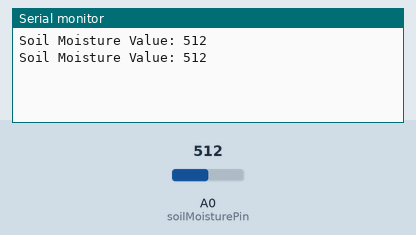
Bench run of a sketch on a simulated Arduino Uno, built with avr-gcc and run on an emulated ATmega328P. Shown: the last lines printed to the serial monitor. The test bench sets the inputs (shaded band); at power-on: A0 (soilMoisturePin) = 512.

Above: at 2.8 s.
2.9 s: A0 (soilMoisturePin) set to 716
At 4.3 s:
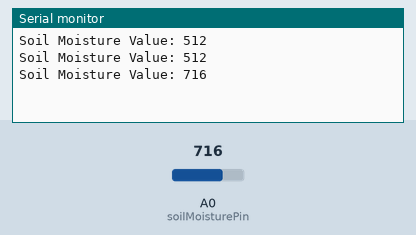
5.6 s: A0 (soilMoisturePin) set to 900
At 7.0 s:
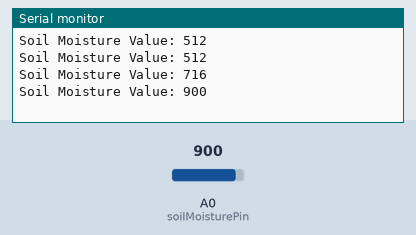
Timing chart, 0 to 8.6 s (numbered marks = the images above; inputs shaded):
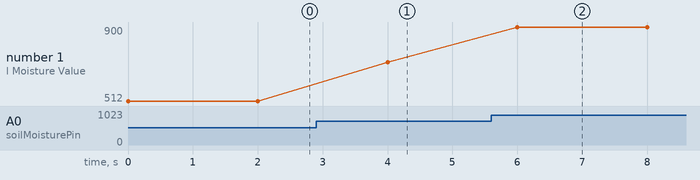

The sketch:

Soil_Moisture.ino
```cpp
const int soilMoisturePin = A0; // Analog pin for soil moisture sensor
int soilMoistureValue = 0; // Variable to store the value from the sensor

void setup() {
  Serial.begin(9600); // Start the serial communication at 9600 baud rate
  pinMode(soilMoisturePin, INPUT); // Set the soil moisture sensor pin as an input
}

void loop() {
  soilMoistureValue = analogRead(soilMoisturePin); // Read the analog value from the sensor
  Serial.print("Soil Moisture Value: ");
  Serial.println(soilMoistureValue);

  delay(2000); // Wait for 2 seconds before taking another reading
}
```

Measured:
- after the input at 2.9 s, the serial monitor: prints a new line after 1.1 s (image 1)
- after the input at 5.6 s, the serial monitor: prints a new line after 0.40 s (image 2)
- plotted number 1: 512 → 716 after the input at 2.9 s, 716 → 900 after the input at 5.6 s
